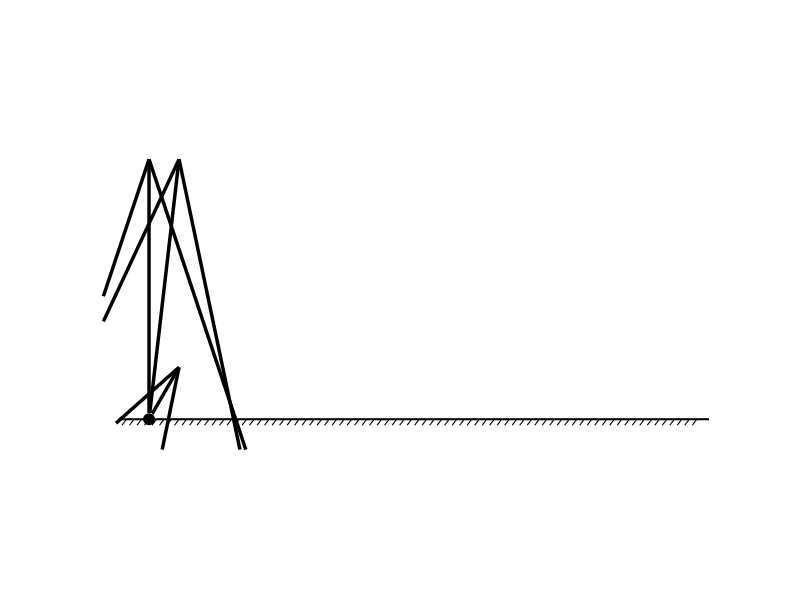

Recreate this plot in MATLAB. (Note: this script raises an error after producing the figure.)
% 1. LIMPIEZA INICIAL
clear; clc; close all;

% 2. PARÁMETROS FÍSICOS
g = 9.81;                 
v0 = 20;                  
angulo = 60 * (pi/180);   
y0 = 0;
c_aire=0.5;

% 3. RESOLVER EL FUTURO (Cálculo de posiciones y velocidades)
t_vuelo = (v0*sin(angulo) + sqrt((v0*sin(angulo))^2 + 2*g*y0)) / g;
t = linspace(0, t_vuelo, 100);

% Posiciones ideales
x = v0 * cos(angulo) * t;
y = y0 + v0 * sin(angulo) * t - 0.5 * g * t.^2; 

% Velocidades instantáneas ideales
vx = v0 * cos(angulo) * ones(size(t)); % Velocidad en X es constante
vy = v0 * sin(angulo) - g * t;         % Velocidad en Y cambia por la gravedad

% 4. CONFIGURAR EL LIENZO
figure('Color', 'w', 'Position', [100, 100, 800, 450]); 
hold on; axis equal; grid off;
set(gca, 'Visible', 'off'); 
axis([-3, max(x)+3, -2, max(y)+4]); 

% --- ENTORNO ESTÁTICO ---
plot([-2, max(x)+2], [0, 0], 'k', 'LineWidth', 1.5); % Suelo
for i = -1.5:0.5:max(x)+1.5
    plot([i, i-0.3], [0, -0.4], 'k', 'LineWidth', 0.8); % Achurado
end
plot([0, 0], [0, y0], 'k', 'LineWidth', 2); % Soporte
%plot(x, y, 'k--', 'LineWidth', 1.2); % Trayectoria teórica

% --- PREPARAR OBJETOS MÓVILES (Handles) ---

% La roca
roca = plot(x(1), y(1), 'ko', 'MarkerFaceColor', 'k', 'MarkerSize', 8);

% El vector de velocidad (Usamos quiver para la flecha móvil)
% 'LineWidth', 2 para que sea más grueso. 'AutoScale', 'off' para controlar el tamaño real.
escala_flecha = 0.2; % Ajusta este número para que la flecha no sea gigante

flecha_v = quiver(x(1), y(1), vx(1)*escala_flecha, vy(1)*escala_flecha, 0, ...
                  'k', 'LineWidth', 2.5, 'MaxHeadSize', 0.8);

% Vector de velocidad x
flecha_x=quiver(x(1), 0, vx(1)*escala_flecha, vy(1), 0, ...
                  'k', 'LineWidth', 2.5, 'MaxHeadSize', 0.8);

% Vector de velocidad y
flecha_y=quiver(0, y(1), x(1), vy(1), 0, ...
                  'k', 'LineWidth', 2.5, 'MaxHeadSize', 0.8);

% Cota de altura
cota_altura=plot([x(1) ,x(1)] ,[0 ,y(1)] , ...
    'k' , 'LineWidth' , 2 , Marker='^');

% Label h
label_altura=text(-1,0,'$h$', ...
    'Interpreter','latex', ...
    'HorizontalAlignment', 'right', ...
    'FontSize',14, ...
    'Color','k' ...
    )

% Label theta
label_theta=text(2,0.5,'$\theta$', ...
    'Interpreter','latex', ...
    'HorizontalAlignment', 'right', ...
    'FontSize',10, ...
    'Color','k' ...
    )

% Label velocidad
label_velocidad=text(2,0.5,'$v$', ...
    'Interpreter','latex', ...
    'HorizontalAlignment', 'right', ...
    'FontSize',14, ...
    'Color','k' ...
    )

% Label velocidad x
label_vx=text(2,0,'$v_x$', ...
    'Interpreter','latex', ...
    'HorizontalAlignment', 'right', ...
    'FontSize',14, ...
    'Color','k' ...
    )

% Label velocidad y
label_vy=text(0,2,'$v_y$', ...
    'Interpreter','latex', ...
    'HorizontalAlignment', 'right', ...
    'FontSize',14, ...
    'Color','k' ...
    )

% Linea horizontal punteada
cota_distancia=plot([x(1) ,x(1)] ,[y(1) ,y(1)] , ...
    'k--' , 'LineWidth' , 1);

% Trayectoria
trayectoria=plot(x(1), y(1), 'k', 'LineWidth', 2);

% Angulo director
h_arco=plot(NaN,NaN,'k','LineWidth',2);
r=1

% --- CONFIGURACIÓN DE VIDEO ---
nombre_archivo = 'Simulacion_Tiro_Parabolico.mp4';
v = VideoWriter(nombre_archivo, 'MPEG-4'); % Formato compatible con YouTube/Social Media
v.FrameRate = 30; % 30 cuadros por segundo para buena fluidez
open(v); % "Abrimos el obturador" para empezar a recibir datos

% 5. EL BUCLE DE ANIMACIÓN
for i = 1:length(t)
    % Actualizamos la posición de la roca
    set(roca, 'XData', x(i), 'YData', y(i));
    
    % Actualizamos el vector: posición inicial (X,Y) y componentes (U,V)
    set(flecha_v, 'XData', x(i), 'YData', y(i), ...
                  'UData', vx(i)*escala_flecha, 'VData', vy(i)*escala_flecha);

    % Actualizacion de la componente x
    set(flecha_x, 'XData', x(i), 'YData', y(i), ...
                  'UData', vx(i)*escala_flecha, 'VData', 0);

    % Actualizacion de la componente y
    set(flecha_y, 'XData', x(i), 'YData', y(i), ...
                  'UData', 0,'VData', vy(i)*escala_flecha);

    % Actualizacion de la cota de altura
    set(cota_altura, 'XData',[x(1),x(1)],'YData',[0,y(i)])

    % Actualizacion del label altura
    set(label_altura,'Position',[-1,y(i)/2,0])

    % Actualizacion de la cota de distancia
    set(cota_distancia, 'XData',[x(1),x(i)],'YData',[y(i),y(i)]);

    % Actualizacion de la trayectoria
    set(trayectoria, 'XData',x(1:i),'YData',y(1:i));

    % Actualizacion del angulo
    theta_i = atan2(vy(i), vx(i));

    angulos_arco = linspace(0, theta_i, 20);

    arco_x = x(i) + r * cos(angulos_arco);
    arco_y = y(i) + r * sin(angulos_arco);
    set(h_arco, 'XData', arco_x, 'YData', arco_y);

    % Actualizacion del label theta
    set(label_theta,'Position',[x(i)+2,y(i)+vy(i)*escala_flecha/2,0])

    % Actualizacion de los label velocidad
    set(label_velocidad,'Position',[x(i)+vx(i)*escala_flecha+1,y(i)+vy(i)*escala_flecha*(6/5),0])
    set(label_vx,'Position',[x(i)+vx(i)*escala_flecha*1.6,y(i),0])
    set(label_vy,'Position',[x(i),y(i)+vy(i)*escala_flecha*(6/5),0])

    
    drawnow;

    % Al final del loop, después de drawnow:
    frame = getframe(gcf); % Captura lo que se ve en la ventana
    writeVideo(v, frame);  % Escribe ese cuadro en el video

    pause(0.02); 
end

close(v); % Cerramos y guardamos el archivo

fprintf('Video guardado exitosamente como: %s\n', nombre_archivo);
